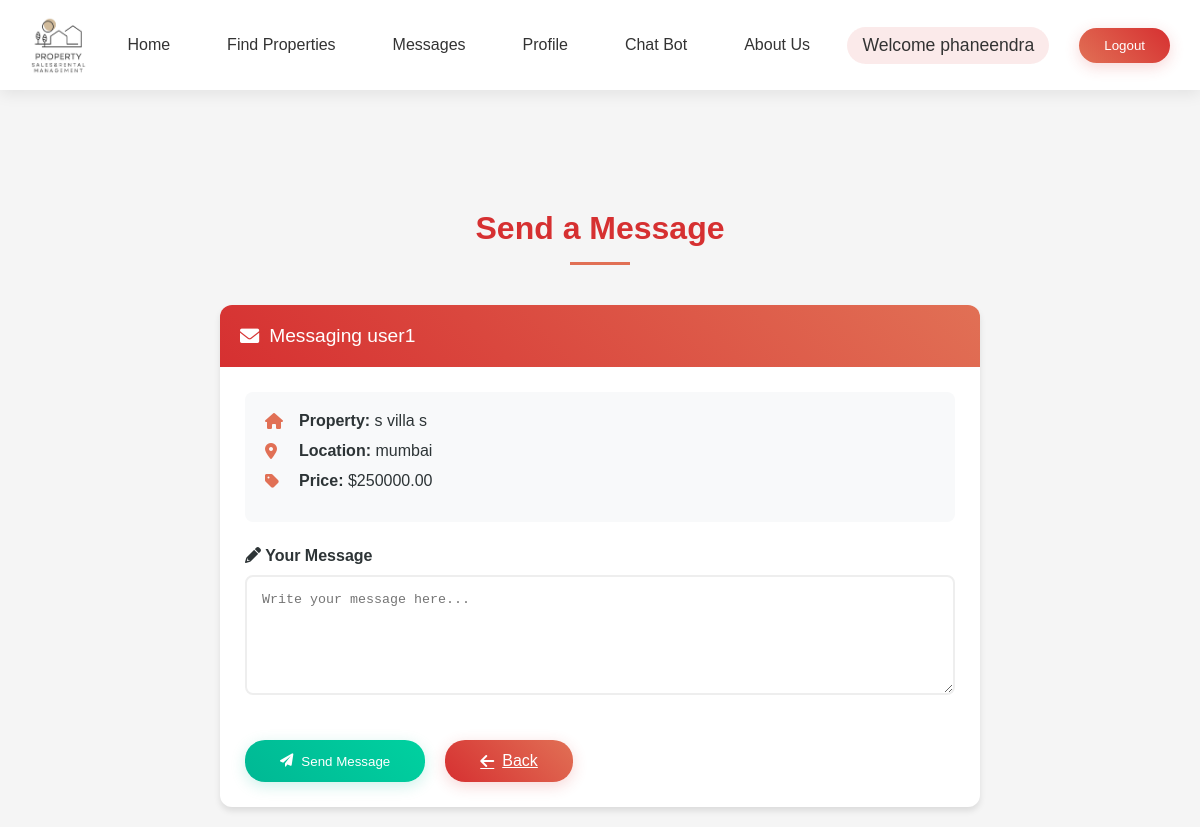
The app's page /property/2/send_message/ (signed in) with its own data.
### ownerapp/models.py (models this page shows, shortened)
class Property(models.Model):
    PROPERTY_TYPE_CHOICES = [
        ('Rent', 'Rent'),
        ('Sale', 'Sale'),
    ]
    OCCUPANCY_CHOICES = [
        ('Available', 'Available'),
        ('Not Available', 'Not Available'),
    ]
    PARKING = [
        ('Available', 'Available'),
        ('Not Available', 'Not Available'),
    ]
    title = models.CharField(max_length=200)
    image = models.ImageField(upload_to='property_images/')
    image_2 = models.ImageField(upload_to='property_images/', blank=True, null=True)
    image_3 = models.ImageField(upload_to='property_images/', blank=True, null=True)
    overview = models.TextField(max_length=100)
    location = models.CharField(max_length=200)
    location_url = models.URLField(max_length=500, blank=True, null=True, help_text="OpenStreetMap URL for the property location")
    address = models.TextField(max_length=300, blank=True, null=True)
    property_type = models.CharField(max_length=10, choices=PROPERTY_TYPE_CHOICES, default='Rent')
    price = models.DecimalField(max_digits=10, decimal_places=2)
    description = models.TextField()
    size = models.PositiveIntegerField()
    bedrooms = models.PositiveIntegerField()
    bathrooms = models.PositiveIntegerField()
    parking = models.CharField(max_length=20,choices=PARKING,default='Available')
    year_built = models.PositiveIntegerField()
    flooring_type = models.CharField(max_length=100)
    owner_name = models.CharField(max_length=100, default='Owner Name')
    email = models.EmailField()
    phone = models.CharField(max_length=15)
    occupancy_status = models.CharField(max_length=20,choices=OCCUPANCY_CHOICES,default='Available')
    owner = models.ForeignKey(User, on_delete=models.CASCADE, related_name='properties', default=1)

### tenentapp/views.py (the view)
# urls.py: path('property/<int:property_id>/send_message/', views.send_message, name='send_message'),
@login_required
def send_message(request, property_id):
    property = get_object_or_404(Property, id=property_id)
    if request.method == 'POST':
        form = MessageForm(request.POST)
        if form.is_valid():
            message = form.save(commit=False)
            message.tenant = request.user  # Set the tenant as the logged-in user
            message.owner = property.owner  # Set the owner of the property
            message.property = property  # Set the related property
            message.save()  # Save the message to the database
            return redirect('tenentapp:property_detail', pk=property.id)  # Ensure you have this URL pattern
    else:
        form = MessageForm()
    return render(request, 'tenentapp/send_message.html', {'form': form, 'property': property})

### ownerapp/forms.py
class MessageForm(forms.ModelForm):
    class Meta:
        model = Message
        fields = ['content']
        widgets = {
            'content': forms.Textarea(attrs={
                'class': 'form-control',
                'placeholder': 'Write your message here...',
                'rows': 4,
            }),
        }

### templates/tenentApp/send_message.html (shortened to what this page needs)
{% load static %}
<html lang="en">
<head>
    <link rel="stylesheet" href="https://cdnjs.cloudflare.com/ajax/libs/font-awesome/6.0.0/css/all.min.css">
    <link rel="stylesheet" href="{% static 'css/adminApp/homepage.css' %}">
</head>
<body>
    {% include 'Navbar/tenentNavBar.html' %}
    <div class="message-container">
        <h1 class="message-header">Send a Message</h1>
        <div class="message-card">
            <div class="card-top">
                <i class="fas fa-envelope"></i>
                Messaging {{ property.owner.username }}
            </div>
            <div class="card-content">
                <div class="property-details">
                    <div class="property-item">
                        <i class="fas fa-home"></i>
                        <span><strong>Property:</strong> {{ property.title }}</span>
                    </div>
                    <div class="property-item">
                        <i class="fas fa-map-marker-alt"></i>
                        <span><strong>Location:</strong> {{ property.location }}</span>
                    </div>
                    <div class="property-item">
                        <i class="fas fa-tag"></i>
                        <span><strong>Price:</strong> ${{ property.price }}</span>
                    </div>
                </div>
                <form method="post" class="message-form">
                    <label class="form-label">
                        <i class="fas fa-pencil-alt"></i> Your Message
                    </label>
                    {{ form.content }}
                    <div class="btn-group">
                        <button type="submit" class="send-btn">
                            <i class="fas fa-paper-plane"></i>
                            Send Message
                        </button>
                        <a href="{% url 'tenentapp:property_detail' property.id %}" class="back-btn">
                            <i class="fas fa-arrow-left"></i>
                            Back
                        </a>
                    </div>
                </form>
            </div>
        </div>
    </div>
</body>
</html>

### templates/Navbar/tenentNavBar.html (shortened to what this page needs)
{% load static %}
<header>
    <div class="logo">
        <a href="{% url 'tenentapp:tenenthomepage' %}">
            <img src="{% static 'images/logo.png' %}" alt="PS6 Logo">
        </a>
    </div>
    <nav>
        <ul>
            <li><a href="{% url 'tenentapp:tenenthomepage' %}">Home</a></li>
            <li><a href="{% url 'tenentapp:property_list' %}">Find Properties</a></li>
            <li><a href="{% url 'tenentapp:tenant_messages' %}">Messages</a></li>
            <li><a href="{% url 'tenentapp:tenent_profile' %}">Profile</a></li>
            <li><a href="{% url 'tenentapp:chatbot_view' %}">Chat Bot</a></li>
            <li><a href="{% url 'tenentapp:about_us' %}">About Us</a></li>
        </ul>
    </nav>
    <div class="right-container">
        <div class="auth-buttons">
            {% if user.is_authenticated %}
                <span class="welcome-message">Welcome {{ user.username }}</span>
                <form action="{% url 'adminapp:logout_view' %}" method="POST" style="display:inline;">
                    <button type="submit" class="logout-btn">Logout</button>
                </form>
            {% endif %}
        </div>
    </div>
</header>

### static/css/adminApp/homepage.css (style rules this page uses)
* { margin: 0; padding: 0; box-sizing: border-box; }
body { font-family: 'Poppins', sans-serif; margin: 0; padding: 0; background-color: #f5f5f5; color: #333; }
header { background-color: #ffffff; color: #333; padding: 15px 30px; display: flex; justify-content: space-between; align-items: center; box-shadow: 0 4px 15px rgba(0, 0, 0, 0.08); position: relative; z-index: 1000; }
.logo img { max-width: 150px; max-height: 60px; transition: transform 0.3s ease; }
nav ul { list-style: none; margin: 0; padding: 0; display: flex; gap: 25px; }
nav ul li a { color: #333; text-decoration: none; font-size: 1rem; font-weight: 500; padding: 8px 16px; border-radius: 20px; transition: all 0.3s ease; position: relative; }
nav ul li a::after { content: ''; position: absolute; bottom: 0; left: 50%; width: 0; height: 2px; transition: all 0.3s ease; transform: translateX(-50%); }
.right-container { display: flex; align-items: center; gap: 25px; }
.auth-buttons { display: flex; align-items: center; gap: 15px; }
.welcome-message { margin-right: 15px; font-size: 1.1rem; font-weight: 500; color: #333; padding: 8px 15px; background-color: rgba(214, 48, 49, 0.1); border-radius: 20px; }
.logout-btn { background: linear-gradient(45deg, #e17055, #d63031); color: white; padding: 10px 25px; border: none; border-radius: 25px; cursor: pointer; font-weight: 500; transition: all 0.3s; box-shadow: 0 4px 15px rgba(214, 48, 49, 0.2); }

### templates/tenentApp/send_message.html (style rules this page uses)
.message-container { margin-top: 100px; padding: 20px; max-width: 800px; margin-left: auto; margin-right: auto; }
.message-header { text-align: center; margin-bottom: 40px; color: #d63031; position: relative; }
.message-header:after { content: ''; display: block; width: 60px; height: 3px; background: #e17055; margin: 15px auto; }
.message-card { background: #fff; border-radius: 12px; overflow: hidden; box-shadow: 0 4px 6px rgba(0, 0, 0, 0.1); animation: slideIn 0.5s ease-out; }
.card-top { background: linear-gradient(45deg, #d63031, #e17055); color: white; padding: 20px; font-size: 1.2rem; display: flex; align-items: center; }
.card-top i { margin-right: 10px; }
.card-content { padding: 25px; }
.property-details { background: #f8f9fa; padding: 20px; border-radius: 8px; margin-bottom: 25px; }
.property-item { display: flex; align-items: center; margin-bottom: 12px; color: #2d3436; }
.property-item i { width: 24px; color: #e17055; margin-right: 10px; }
.message-form { margin-top: 20px; }
.form-label { color: #2d3436; font-weight: 600; margin-bottom: 10px; display: block; }
.message-textarea { width: 100%; padding: 15px; border: 2px solid #eee; border-radius: 8px; margin-bottom: 20px; resize: vertical; min-height: 120px; transition: all 0.3s ease; }
.btn-group { display: flex; gap: 20px; margin-top: 25px; }
.send-btn, .back-btn { position: relative; padding: 12px 35px; border: none; border-radius: 20px; color: white; font-weight: 500; cursor: pointer; display: flex; align-items: center; justify-content: center; overflow: hidden; transition: all 0.3s cubic-bezier(0.68, -0.55, 0.265, 1.55); }
.send-btn::before, .back-btn::before { content: ''; position: absolute; top: 0; left: 0; right: 0; bottom: 0; border-radius: 30% 70% 70% 30% / 30% 30% 70% 70%; z-index: -1; transition: all 0.6s ease; }
.send-btn { background: linear-gradient(45deg, #00b894, #00d1a0); box-shadow: 0 4px 15px rgba(0, 184, 148, 0.2); }
.send-btn::before { background: linear-gradient(45deg, #00d1a0, #00b894); opacity: 0; }
.back-btn { background: linear-gradient(45deg, #d63031, #e17055); box-shadow: 0 4px 15px rgba(214, 48, 49, 0.2); }
.back-btn::before { background: linear-gradient(45deg, #e17055, #d63031); opacity: 0; }
.send-btn i, .back-btn i { margin-right: 8px; transition: all 0.3s ease; }

### records on screen
Property: owner.username "user1", title "s villa s", location "mumbai", price "250000.00"

### other values on screen
{{ user.username }} "phaneendra"
